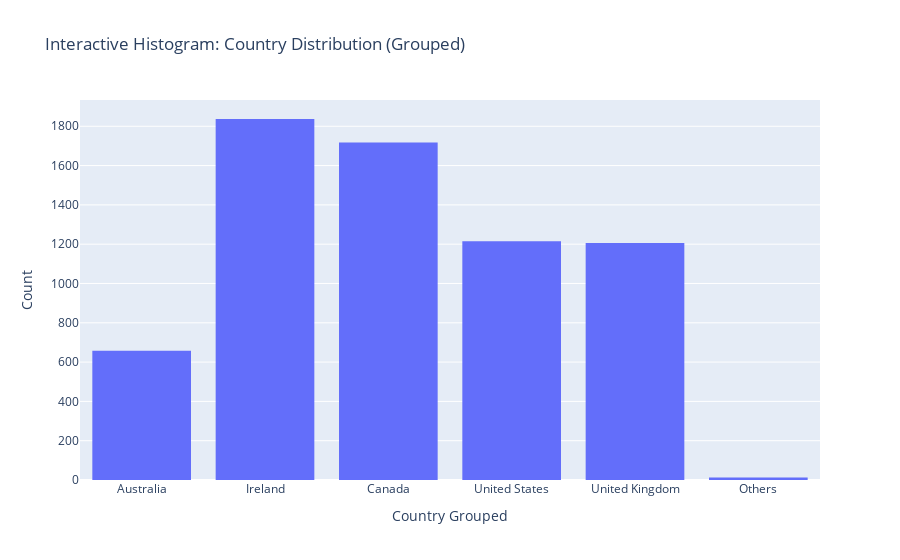

Write notebook code for a chart like this one.
### Code cell
# Calculate the percentage distribution of contacts by country
country_distribution = data_graphics['country'].value_counts(normalize=True) * 100

# Identify countries with less than 9% and group them into 'Others'
threshold = 9
filtered_countries = country_distribution[country_distribution >= threshold].index
data_graphics['country_grouped'] = data_graphics['country'].apply(lambda x: x if x in filtered_countries else 'Others')

# Create a histogram to show the grouped distribution
fig = px.histogram(data_graphics, x='country_grouped', title='Interactive Histogram: Country Distribution (Grouped)',
                   labels={'country_grouped': 'Country Grouped', 'count': 'Count'})

# Customize layout
fig.update_layout(xaxis_title='Country Grouped', yaxis_title='Count')

# Show the plot
fig.show()

### Figure 1 — Plotly figure (JSON) as saved in the notebook; plotly's stock layout.template omitted (floating-point values rounded to 4 significant figures; data arrays with more than 128 entries replaced by an {"elided": "..."} marker saying what was removed)
{"data": [{"alignmentgroup": "True", "bingroup": "x", "hovertemplate": "Country Grouped=%{x}<br>count=%{y}<extra></extra>", "legendgroup": "", "marker": {"color": "#636efa", "pattern": {"shape": ""}}, "name": "", "offsetgroup": "", "orientation": "v", "showlegend": false, "type": "histogram", "x": {"elided": "6647 str values"}, "xaxis": "x", "yaxis": "y"}], "layout": {"barmode": "relative", "legend": {"tracegroupgap": 0}, "title": {"text": "Interactive Histogram: Country Distribution (Grouped)"}, "xaxis": {"anchor": "y", "domain": [0, 1], "title": {"text": "Country Grouped"}}, "yaxis": {"anchor": "x", "domain": [0, 1], "title": {"text": "Count"}}}}
